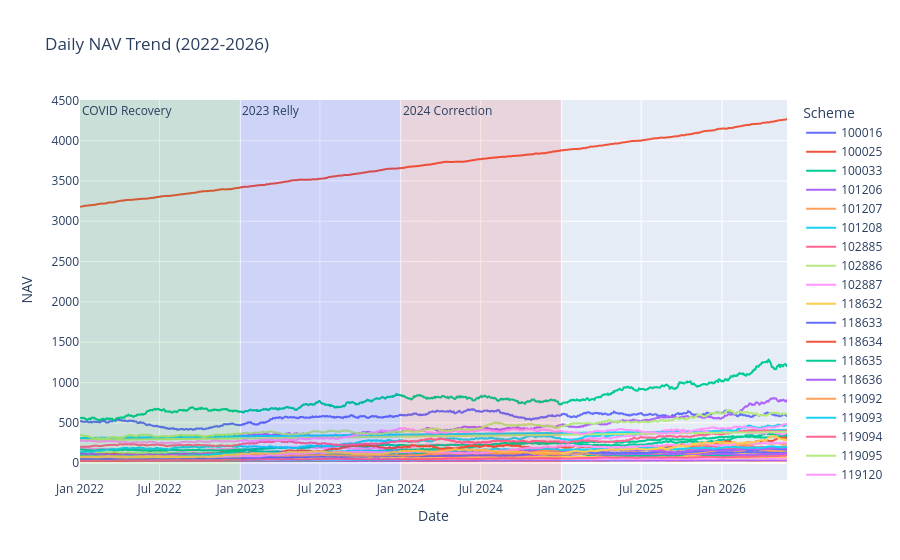

Notebook code cell kept with this figure:
### Code cell
fig = px.line(
    nav_his,
    x='date',
    y='nav',
    color='amfi_code',
    title="Daily NAV Trend (2022-2026)",
    labels={
        "date" : "Date",
        "nav" : "NAV",
        "amfi_code" : "Scheme"
    }
)

fig.add_vrect(
    x0="2022-01-01",
    x1="2022-12-31",
    fillcolor="green",
    opacity=0.12,
    line_width=0,
    annotation_text="COVID Recovery",
    annotation_position="top left"
)

fig.add_vrect(
    x0="2023-01-01",
    x1="2023-12-31",
    fillcolor="blue",
    opacity=0.10,
    line_width=0,
    annotation_text="2023 Relly",
    annotation_position="top left"
)

fig.add_vrect(
    x0="2024-01-01",
    x1="2024-12-31",
    fillcolor="red",
    opacity=0.10,
    line_width=0,
    annotation_text="2024 Correction",
    annotation_position="top left"
)

fig.write_html("../reports/nav_trend_plotly.html")
fig.show()

### Figure 1 — Plotly figure (JSON) as saved in the notebook; plotly's stock layout.template omitted (floating-point values rounded to 4 significant figures; data arrays with more than 128 entries replaced by an {"elided": "..."} marker saying what was removed)
{"data": [{"hovertemplate": "Scheme=100016<br>Date=%{x}<br>NAV=%{y}<extra></extra>", "legendgroup": "100016", "line": {"color": "#636efa", "dash": "solid"}, "marker": {"symbol": "circle"}, "mode": "lines", "name": "100016", "showlegend": true, "type": "scattergl", "x": {"elided": "1150 str values"}, "xaxis": "x", "y": {"elided": "1150 float values"}, "yaxis": "y"}, {"hovertemplate": "Scheme=100025<br>Date=%{x}<br>NAV=%{y}<extra></extra>", "legendgroup": "100025", "line": {"color": "#EF553B", "dash": "solid"}, "marker": {"symbol": "circle"}, "mode": "lines", "name": "100025", "showlegend": true, "type": "scattergl", "x": {"elided": "1150 str values"}, "xaxis": "x", "y": {"elided": "1150 float values"}, "yaxis": "y"}, {"hovertemplate": "Scheme=100033<br>Date=%{x}<br>NAV=%{y}<extra></extra>", "legendgroup": "100033", "line": {"color": "#00cc96", "dash": "solid"}, "marker": {"symbol": "circle"}, "mode": "lines", "name": "100033", "showlegend": true, "type": "scattergl", "x": {"elided": "1150 str values"}, "xaxis": "x", "y": {"elided": "1150 float values"}, "yaxis": "y"}, {"hovertemplate": "Scheme=101206<br>Date=%{x}<br>NAV=%{y}<extra></extra>", "legendgroup": "101206", "line": {"color": "#ab63fa", "dash": "solid"}, "marker": {"symbol": "circle"}, "mode": "lines", "name": "101206", "showlegend": true, "type": "scattergl", "x": {"elided": "1150 str values"}, "xaxis": "x", "y": {"elided": "1150 float values"}, "yaxis": "y"}, {"hovertemplate": "Scheme=101207<br>Date=%{x}<br>NAV=%{y}<extra></extra>", "legendgroup": "101207", "line": {"color": "#FFA15A", "dash": "solid"}, "marker": {"symbol": "circle"}, "mode": "lines", "name": "101207", "showlegend": true, "type": "scattergl", "x": {"elided": "1150 str values"}, "xaxis": "x", "y": {"elided": "1150 float values"}, "yaxis": "y"}, {"hovertemplate": "Scheme=101208<br>Date=%{x}<br>NAV=%{y}<extra></extra>", "legendgroup": "101208", "line": {"color": "#19d3f3", "dash": "solid"}, "marker": {"symbol": "circle"}, "mode": "lines", "name": "101208", "showlegend": true, "type": "scattergl", "x": {"elided": "1150 str values"}, "xaxis": "x", "y": {"elided": "1150 float values"}, "yaxis": "y"}, {"hovertemplate": "Scheme=102885<br>Date=%{x}<br>NAV=%{y}<extra></extra>", "legendgroup": "102885", "line": {"color": "#FF6692", "dash": "solid"}, "marker": {"symbol": "circle"}, "mode": "lines", "name": "102885", "showlegend": true, "type": "scattergl", "x": {"elided": "1150 str values"}, "xaxis": "x", "y": {"elided": "1150 float values"}, "yaxis": "y"}, {"hovertemplate": "Scheme=102886<br>Date=%{x}<br>NAV=%{y}<extra></extra>", "legendgroup": "102886", "line": {"color": "#B6E880", "dash": "solid"}, "marker": {"symbol": "circle"}, "mode": "lines", "name": "102886", "showlegend": true, "type": "scattergl", "x": {"elided": "1150 str values"}, "xaxis": "x", "y": {"elided": "1150 float values"}, "yaxis": "y"}, {"hovertemplate": "Scheme=102887<br>Date=%{x}<br>NAV=%{y}<extra></extra>", "legendgroup": "102887", "line": {"color": "#FF97FF", "dash": "solid"}, "marker": {"symbol": "circle"}, "mode": "lines", "name": "102887", "showlegend": true, "type": "scattergl", "x": {"elided": "1150 str values"}, "xaxis": "x", "y": {"elided": "1150 float values"}, "yaxis": "y"}, {"hovertemplate": "Scheme=118632<br>Date=%{x}<br>NAV=%{y}<extra></extra>", "legendgroup": "118632", "line": {"color": "#FECB52", "dash": "solid"}, "marker": {"symbol": "circle"}, "mode": "lines", "name": "118632", "showlegend": true, "type": "scattergl", "x": {"elided": "1150 str values"}, "xaxis": "x", "y": {"elided": "1150 float values"}, "yaxis": "y"}, {"hovertemplate": "Scheme=118633<br>Date=%{x}<br>NAV=%{y}<extra></extra>", "legendgroup": "118633", "line": {"color": "#636efa", "dash": "solid"}, "marker": {"symbol": "circle"}, "mode": "lines", "name": "118633", "showlegend": true, "type": "scattergl", "x": {"elided": "1150 str values"}, "xaxis": "x", "y": {"elided": "1150 float values"}, "yaxis": "y"}, {"hovertemplate": "Scheme=118634<br>Date=%{x}<br>NAV=%{y}<extra></extra>", "legendgroup": "118634", "line": {"color": "#EF553B", "dash": "solid"}, "marker": {"symbol": "circle"}, "mode": "lines", "name": "118634", "showlegend": true, "type": "scattergl", "x": {"elided": "1150 str values"}, "xaxis": "x", "y": {"elided": "1150 float values"}, "yaxis": "y"}, {"hovertemplate": "Scheme=118635<br>Date=%{x}<br>NAV=%{y}<extra></extra>", "legendgroup": "118635", "line": {"color": "#00cc96", "dash": "solid"}, "marker": {"symbol": "circle"}, "mode": "lines", "name": "118635", "showlegend": true, "type": "scattergl", "x": {"elided": "1150 str values"}, "xaxis": "x", "y": {"elided": "1150 float values"}, "yaxis": "y"}, {"hovertemplate": "Scheme=118636<br>Date=%{x}<br>NAV=%{y}<extra></extra>", "legendgroup": "118636", "line": {"color": "#ab63fa", "dash": "solid"}, "marker": {"symbol": "circle"}, "mode": "lines", "name": "118636", "showlegend": true, "type": "scattergl", "x": {"elided": "1150 str values"}, "xaxis": "x", "y": {"elided": "1150 float values"}, "yaxis": "y"}, {"hovertemplate": "Scheme=119092<br>Date=%{x}<br>NAV=%{y}<extra></extra>", "legendgroup": "119092", "line": {"color": "#FFA15A", "dash": "solid"}, "marker": {"symbol": "circle"}, "mode": "lines", "name": "119092", "showlegend": true, "type": "scattergl", "x": {"elided": "1150 str values"}, "xaxis": "x", "y": {"elided": "1150 float values"}, "yaxis": "y"}, {"hovertemplate": "Scheme=119093<br>Date=%{x}<br>NAV=%{y}<extra></extra>", "legendgroup": "119093", "line": {"color": "#19d3f3", "dash": "solid"}, "marker": {"symbol": "circle"}, "mode": "lines", "name": "119093", "showlegend": true, "type": "scattergl", "x": {"elided": "1150 str values"}, "xaxis": "x", "y": {"elided": "1150 float values"}, "yaxis": "y"}, {"hovertemplate": "Scheme=119094<br>Date=%{x}<br>NAV=%{y}<extra></extra>", "legendgroup": "119094", "line": {"color": "#FF6692", "dash": "solid"}, "marker": {"symbol": "circle"}, "mode": "lines", "name": "119094", "showlegend": true, "type": "scattergl", "x": {"elided": "1150 str values"}, "xaxis": "x", "y": {"elided": "1150 float values"}, "yaxis": "y"}, {"hovertemplate": "Scheme=119095<br>Date=%{x}<br>NAV=%{y}<extra></extra>", "legendgroup": "119095", "line": {"color": "#B6E880", "dash": "solid"}, "marker": {"symbol": "circle"}, "mode": "lines", "name": "119095", "showlegend": true, "type": "scattergl", "x": {"elided": "1150 str values"}, "xaxis": "x", "y": {"elided": "1150 float values"}, "yaxis": "y"}, {"hovertemplate": "Scheme=119120<br>Date=%{x}<br>NAV=%{y}<extra></extra>", "legendgroup": "119120", "line": {"color": "#FF97FF", "dash": "solid"}, "marker": {"symbol": "circle"}, "mode": "lines", "name": "119120", "showlegend": true, "type": "scattergl", "x": {"elided": "1150 str values"}, "xaxis": "x", "y": {"elided": "1150 float values"}, "yaxis": "y"}, {"hovertemplate": "Scheme=119551<br>Date=%{x}<br>NAV=%{y}<extra></extra>", "legendgroup": "119551", "line": {"color": "#FECB52", "dash": "solid"}, "marker": {"symbol": "circle"}, "mode": "lines", "name": "119551", "showlegend": true, "type": "scattergl", "x": {"elided": "1150 str values"}, "xaxis": "x", "y": {"elided": "1150 float values"}, "yaxis": "y"}, {"hovertemplate": "Scheme=119552<br>Date=%{x}<br>NAV=%{y}<extra></extra>", "legendgroup": "119552", "line": {"color": "#636efa", "dash": "solid"}, "marker": {"symbol": "circle"}, "mode": "lines", "name": "119552", "showlegend": true, "type": "scattergl", "x": {"elided": "1150 str values"}, "xaxis": "x", "y": {"elided": "1150 float values"}, "yaxis": "y"}, {"hovertemplate": "Scheme=119598<br>Date=%{x}<br>NAV=%{y}<extra></extra>", "legendgroup": "119598", "line": {"color": "#EF553B", "dash": "solid"}, "marker": {"symbol": "circle"}, "mode": "lines", "name": "119598", "showlegend": true, "type": "scattergl", "x": {"elided": "1150 str values"}, "xaxis": "x", "y": {"elided": "1150 float values"}, "yaxis": "y"}, {"hovertemplate": "Scheme=119599<br>Date=%{x}<br>NAV=%{y}<extra></extra>", "legendgroup": "119599", "line": {"color": "#00cc96", "dash": "solid"}, "marker": {"symbol": "circle"}, "mode": "lines", "name": "119599", "showlegend": true, "type": "scattergl", "x": {"elided": "1150 str values"}, "xaxis": "x", "y": {"elided": "1150 float values"}, "yaxis": "y"}, {"hovertemplate": "Scheme=120503<br>Date=%{x}<br>NAV=%{y}<extra></extra>", "legendgroup": "120503", "line": {"color": "#ab63fa", "dash": "solid"}, "marker": {"symbol": "circle"}, "mode": "lines", "name": "120503", "showlegend": true, "type": "scattergl", "x": {"elided": "1150 str values"}, "xaxis": "x", "y": {"elided": "1150 float values"}, "yaxis": "y"}, {"hovertemplate": "Scheme=120504<br>Date=%{x}<br>NAV=%{y}<extra></extra>", "legendgroup": "120504", "line": {"color": "#FFA15A", "dash": "solid"}, "marker": {"symbol": "circle"}, "mode": "lines", "name": "120504", "showlegend": true, "type": "scattergl", "x": {"elided": "1150 str values"}, "xaxis": "x", "y": {"elided": "1150 float values"}, "yaxis": "y"}, {"hovertemplate": "Scheme=120505<br>Date=%{x}<br>NAV=%{y}<extra></extra>", "legendgroup": "120505", "line": {"color": "#19d3f3", "dash": "solid"}, "marker": {"symbol": "circle"}, "mode": "lines", "name": "120505", "showlegend": true, "type": "scattergl", "x": {"elided": "1150 str values"}, "xaxis": "x", "y": {"elided": "1150 float values"}, "yaxis": "y"}, {"hovertemplate": "Scheme=120506<br>Date=%{x}<br>NAV=%{y}<extra></extra>", "legendgroup": "120506", "line": {"color": "#FF6692", "dash": "solid"}, "marker": {"symbol": "circle"}, "mode": "lines", "name": "120506", "showlegend": true, "type": "scattergl", "x": {"elided": "1150 str values"}, "xaxis": "x", "y": {"elided": "1150 float values"}, "yaxis": "y"}, {"hovertemplate": "Scheme=120507<br>Date=%{x}<br>NAV=%{y}<extra></extra>", "legendgroup": "120507", "line": {"color": "#B6E880", "dash": "solid"}, "marker": {"symbol": "circle"}, "mode": "lines", "name": "120507", "showlegend": true, "type": "scattergl", "x": {"elided": "1150 str values"}, "xaxis": "x", "y": {"elided": "1150 float values"}, "yaxis": "y"}, {"hovertemplate": "Scheme=120841<br>Date=%{x}<br>NAV=%{y}<extra></extra>", "legendgroup": "120841", "line": {"color": "#FF97FF", "dash": "solid"}, "marker": {"symbol": "circle"}, "mode": "lines", "name": "120841", "showlegend": true, "type": "scattergl", "x": {"elided": "1150 str values"}, "xaxis": "x", "y": {"elided": "1150 float values"}, "yaxis": "y"}, {"hovertemplate": "Scheme=120842<br>Date=%{x}<br>NAV=%{y}<extra></extra>", "legendgroup": "120842", "line": {"color": "#FECB52", "dash": "solid"}, "marker": {"symbol": "circle"}, "mode": "lines", "name": "120842", "showlegend": true, "type": "scattergl", "x": {"elided": "1150 str values"}, "xaxis": "x", "y": {"elided": "1150 float values"}, "yaxis": "y"}, {"hovertemplate": "Scheme=120843<br>Date=%{x}<br>NAV=%{y}<extra></extra>", "legendgroup": "120843", "line": {"color": "#636efa", "dash": "solid"}, "marker": {"symbol": "circle"}, "mode": "lines", "name": "120843", "showlegend": true, "type": "scattergl", "x": {"elided": "1150 str values"}, "xaxis": "x", "y": {"elided": "1150 float values"}, "yaxis": "y"}, {"hovertemplate": "Scheme=120844<br>Date=%{x}<br>NAV=%{y}<extra></extra>", "legendgroup": "120844", "line": {"color": "#EF553B", "dash": "solid"}, "marker": {"symbol": "circle"}, "mode": "lines", "name": "120844", "showlegend": true, "type": "scattergl", "x": {"elided": "1150 str values"}, "xaxis": "x", "y": {"elided": "1150 float values"}, "yaxis": "y"}, {"hovertemplate": "Scheme=125497<br>Date=%{x}<br>NAV=%{y}<extra></extra>", "legendgroup": "125497", "line": {"color": "#00cc96", "dash": "solid"}, "marker": {"symbol": "circle"}, "mode": "lines", "name": "125497", "showlegend": true, "type": "scattergl", "x": {"elided": "1150 str values"}, "xaxis": "x", "y": {"elided": "1150 float values"}, "yaxis": "y"}, {"hovertemplate": "Scheme=125498<br>Date=%{x}<br>NAV=%{y}<extra></extra>", "legendgroup": "125498", "line": {"color": "#ab63fa", "dash": "solid"}, "marker": {"symbol": "circle"}, "mode": "lines", "name": "125498", "showlegend": true, "type": "scattergl", "x": {"elided": "1150 str values"}, "xaxis": "x", "y": {"elided": "1150 float values"}, "yaxis": "y"}, {"hovertemplate": "Scheme=148567<br>Date=%{x}<br>NAV=%{y}<extra></extra>", "legendgroup": "148567", "line": {"color": "#FFA15A", "dash": "solid"}, "marker": {"symbol": "circle"}, "mode": "lines", "name": "148567", "showlegend": true, "type": "scattergl", "x": {"elided": "1150 str values"}, "xaxis": "x", "y": {"elided": "1150 float values"}, "yaxis": "y"}, {"hovertemplate": "Scheme=148568<br>Date=%{x}<br>NAV=%{y}<extra></extra>", "legendgroup": "148568", "line": {"color": "#19d3f3", "dash": "solid"}, "marker": {"symbol": "circle"}, "mode": "lines", "name": "148568", "showlegend": true, "type": "scattergl", "x": {"elided": "1150 str values"}, "xaxis": "x", "y": {"elided": "1150 float values"}, "yaxis": "y"}, {"hovertemplate": "Scheme=148569<br>Date=%{x}<br>NAV=%{y}<extra></extra>", "legendgroup": "148569", "line": {"color": "#FF6692", "dash": "solid"}, "marker": {"symbol": "circle"}, "mode": "lines", "name": "148569", "showlegend": true, "type": "scattergl", "x": {"elided": "1150 str values"}, "xaxis": "x", "y": {"elided": "1150 float values"}, "yaxis": "y"}, {"hovertemplate": "Scheme=149322<br>Date=%{x}<br>NAV=%{y}<extra></extra>", "legendgroup": "149322", "line": {"color": "#B6E880", "dash": "solid"}, "marker": {"symbol": "circle"}, "mode": "lines", "name": "149322", "showlegend": true, "type": "scattergl", "x": {"elided": "1150 str values"}, "xaxis": "x", "y": {"elided": "1150 float values"}, "yaxis": "y"}, {"hovertemplate": "Scheme=149323<br>Date=%{x}<br>NAV=%{y}<extra></extra>", "legendgroup": "149323", "line": {"color": "#FF97FF", "dash": "solid"}, "marker": {"symbol": "circle"}, "mode": "lines", "name": "149323", "showlegend": true, "type": "scattergl", "x": {"elided": "1150 str values"}, "xaxis": "x", "y": {"elided": "1150 float values"}, "yaxis": "y"}, {"hovertemplate": "Scheme=149324<br>Date=%{x}<br>NAV=%{y}<extra></extra>", "legendgroup": "149324", "line": {"color": "#FECB52", "dash": "solid"}, "marker": {"symbol": "circle"}, "mode": "lines", "name": "149324", "showlegend": true, "type": "scattergl", "x": {"elided": "1150 str values"}, "xaxis": "x", "y": {"elided": "1150 float values"}, "yaxis": "y"}], "layout": {"annotations": [{"showarrow": false, "text": "COVID Recovery", "x": "2022-01-01", "xanchor": "left", "xref": "x", "y": 1, "yanchor": "top", "yref": "y domain"}, {"showarrow": false, "text": "2023 Relly", "x": "2023-01-01", "xanchor": "left", "xref": "x", "y": 1, "yanchor": "top", "yref": "y domain"}, {"showarrow": false, "text": "2024 Correction", "x": "2024-01-01", "xanchor": "left", "xref": "x", "y": 1, "yanchor": "top", "yref": "y domain"}], "legend": {"title": {"text": "Scheme"}, "tracegroupgap": 0}, "shapes": [{"fillcolor": "green", "line": {"width": 0}, "opacity": 0.12, "type": "rect", "x0": "2022-01-01", "x1": "2022-12-31", "xref": "x", "y0": 0, "y1": 1, "yref": "y domain"}, {"fillcolor": "blue", "line": {"width": 0}, "opacity": 0.1, "type": "rect", "x0": "2023-01-01", "x1": "2023-12-31", "xref": "x", "y0": 0, "y1": 1, "yref": "y domain"}, {"fillcolor": "red", "line": {"width": 0}, "opacity": 0.1, "type": "rect", "x0": "2024-01-01", "x1": "2024-12-31", "xref": "x", "y0": 0, "y1": 1, "yref": "y domain"}], "title": {"text": "Daily NAV Trend (2022-2026)"}, "xaxis": {"anchor": "y", "domain": [0, 1], "title": {"text": "Date"}}, "yaxis": {"anchor": "x", "domain": [0, 1], "title": {"text": "NAV"}}}}
